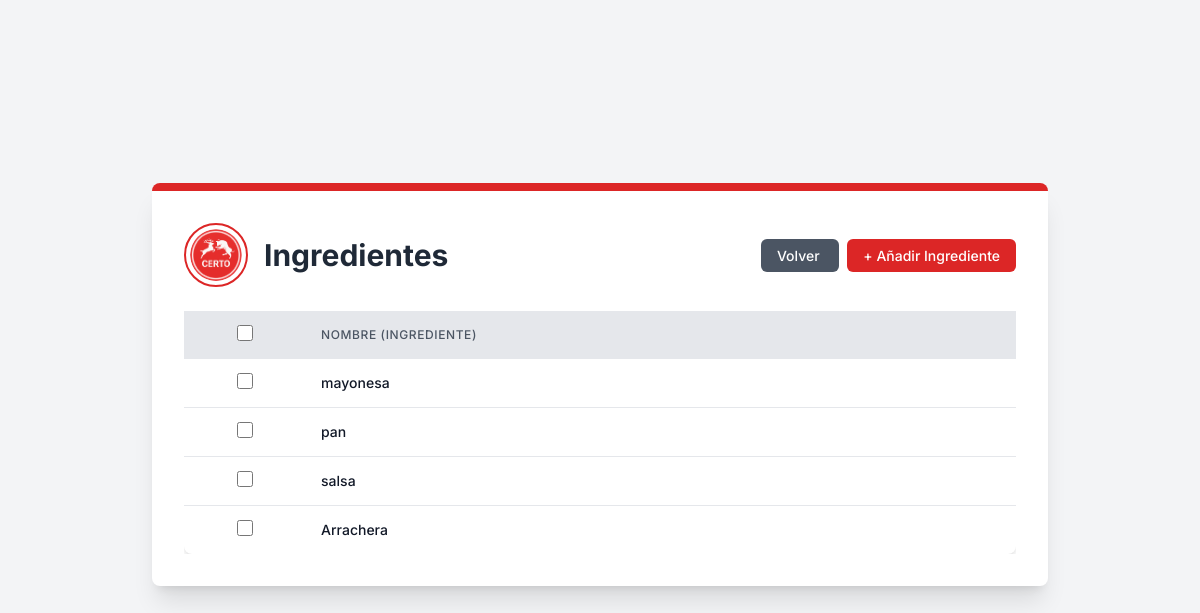
The page /comedor/ingredients/ (signed in) on the database as committed earlier.
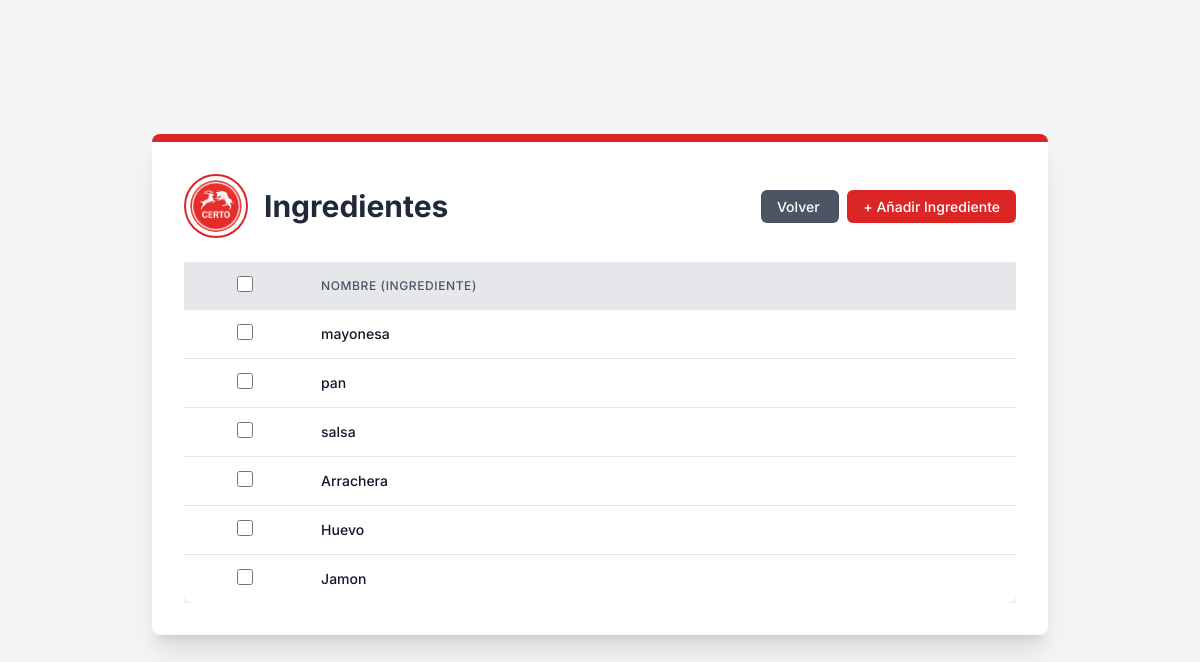
The same page on the database as committed later.
### comedor/models.py (models this page shows, shortened)
class Ingredientes(models.Model):
    nombre = models.CharField(max_length=100)

### comedor/views.py (the view)
# urls.py: path("ingredients/", views.ingredients, name="ingredients"),
def ingredients(request):
    if request.user.is_authenticated:
        ingredients = Ingredientes.objects.all()
        return render(request, 'Ingredients/ingredients_list_view.html', {'ingredientes': ingredients})
    else:
        return redirect('core:signInUp')

### comedor/templates/Ingredients/ingredients_list_view.html (shortened to what this page needs)
{% extends "main.html" %} {% load static %}{% block content %}
<div
  class="bg-white p-8 rounded-lg shadow-xl max-w-4xl w-full border-t-8 border-primary-red mb-8"
>
  <div class="flex flex-col md:flex-row items-center justify-between mb-6">
    <div class="flex items-center mb-4 md:mb-0">
      <img
        src="{% static 'img/logos/logo.png' %}"
        alt="Logo de la Cafetería Certo"
        class="w-16 h-16 rounded-full border-2 border-primary-red p-1 object-cover mr-4"
      />
      <h1 class="text-3xl font-bold text-gray-800">Ingredientes</h1>
    </div>
    <div class="text-right">
      <a
        href="/core/dashboard"
        class="px-4 py-2 text-sm font-medium text-white bg-gray-600 rounded-md hover:bg-gray-700 transition duration-300 ease-in-out mr-2"
      >
        Volver
      </a>
      <a
        href="{% url 'comedor:createIngredient' %}"
        class="px-4 py-2 text-sm font-medium text-white bg-primary-red rounded-md hover:bg-red-700 transition duration-300 ease-in-out"
      >
        + Añadir Ingrediente
      </a>
    </div>
  </div>
  <div class="overflow-x-auto">
    <form
      id="deleteForm"
      method="post"
      action="{% url 'core:bulk_delete' 'ingredientes' 'core:ingredients' %}"
    >
      <table class="min-w-full bg-white rounded-lg shadow-custom">
        <thead class="bg-gray-200">
          <tr>
            <th class="py-3 px-2 text-center">
              <input
                type="checkbox"
                id="selectAll"
                class="form-checkbox h-4 w-4 text-primary-red"
              />
            </th>
            <th
              class="py-3 px-4 text-left text-xs font-medium text-gray-600 uppercase tracking-wider"
            >
              Nombre (Ingrediente)
            </th>
          </tr>
        </thead>
        <tbody class="divide-y divide-gray-200">
          {% for ingrediente in ingredientes %}
          <tr class="hover:bg-gray-50">
            <td class="py-3 px-2 text-center">
              <input
                type="checkbox"
                name="selected_ids"
                value="{{ ingrediente.id }}"
                class="rowCheckbox form-checkbox h-4 w-4 text-primary-red"
              />
            </td>
            <td
              class="py-3 px-4 whitespace-nowrap text-sm font-medium text-gray-900"
            >
              {{ ingrediente.nombre }}
            </td>
          </tr>
          {% endfor %}
        </tbody>
      </table>
    </form>
  </div>
</div>
{% endblock %}

Rows that differ between the two databases and show on the page:
added Ingredientes: nombre "Huevo"
added Ingredientes: nombre "Jamon"
